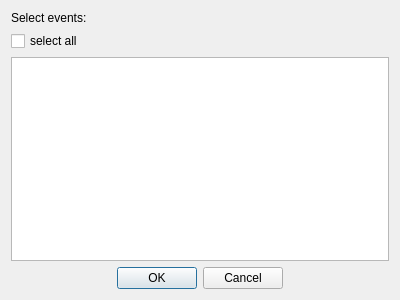
<?xml version="1.0" encoding="UTF-8"?>
<ui version="4.0">
 <class>SelectEventsDialog</class>
 <widget class="QDialog" name="SelectEventsDialog">
  <property name="geometry">
   <rect>
    <x>0</x>
    <y>0</y>
    <width>400</width>
    <height>300</height>
   </rect>
  </property>
  <property name="windowTitle">
   <string>Dialog</string>
  </property>
  <layout class="QVBoxLayout" name="verticalLayout">
   <item>
    <widget class="QLabel" name="label">
     <property name="text">
      <string>Select events:</string>
     </property>
    </widget>
   </item>
   <item>
    <widget class="QCheckBox" name="select_all_checkBox">
     <property name="text">
      <string>select all</string>
     </property>
    </widget>
   </item>
   <item>
    <widget class="QTableView" name="tableView"/>
   </item>
   <item>
    <widget class="QDialogButtonBox" name="buttonBox">
     <property name="orientation">
      <enum>Qt::Horizontal</enum>
     </property>
     <property name="standardButtons">
      <set>QDialogButtonBox::Cancel|QDialogButtonBox::Ok</set>
     </property>
     <property name="centerButtons">
      <bool>true</bool>
     </property>
    </widget>
   </item>
  </layout>
 </widget>
 <resources/>
 <connections>
  <connection>
   <sender>buttonBox</sender>
   <signal>accepted()</signal>
   <receiver>SelectEventsDialog</receiver>
   <slot>accept()</slot>
   <hints>
    <hint type="sourcelabel">
     <x>248</x>
     <y>254</y>
    </hint>
    <hint type="destinationlabel">
     <x>157</x>
     <y>274</y>
    </hint>
   </hints>
  </connection>
  <connection>
   <sender>buttonBox</sender>
   <signal>rejected()</signal>
   <receiver>SelectEventsDialog</receiver>
   <slot>reject()</slot>
   <hints>
    <hint type="sourcelabel">
     <x>316</x>
     <y>260</y>
    </hint>
    <hint type="destinationlabel">
     <x>286</x>
     <y>274</y>
    </hint>
   </hints>
  </connection>
 </connections>
</ui>
